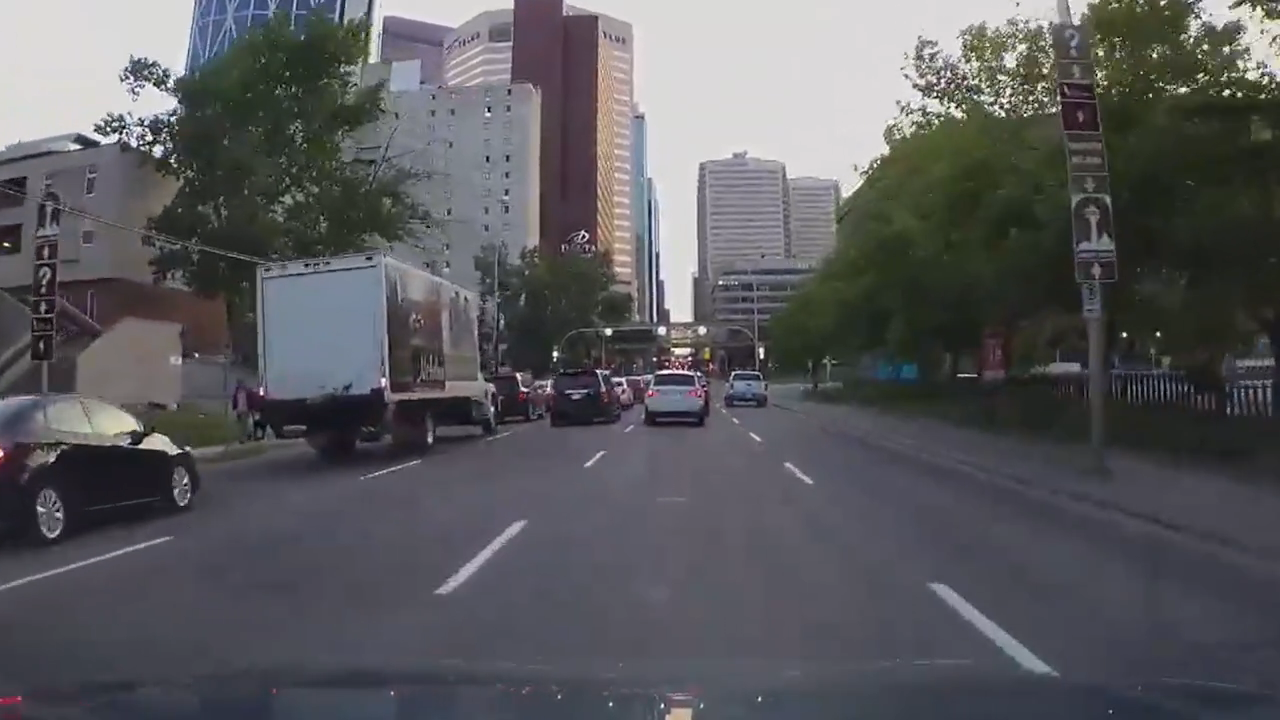
#> input picture car_data2/frame_0300.png, 1280 x 720 px, found by its file name
$ python homework10.py
#> lines starting #> are read from the running program, lines starting #| are printed output that depends on the picture
# Step 0
import os
import cv2
import numpy as np
from matplotlib import pyplot as plt

# Step 1
folder = 'C:/r_d/car_data2'
frames = os.listdir(folder)
idx = frames.index('frame_0300.png')

tracker_type="KCF"
if tracker_type == 'KCF':
    # Step 2
    # KCF works better with a bigger bbox
    x, y = 610, 325
    x1, y1 = 740, 450
    w = x1 - x
    h = y1 - y
    search = 50
    tracker = cv2.TrackerKCF_create()

if tracker_type == "CSRT":
    # Step 5
    x, y = 640, 365
    x1, y1 = 710, 430
    w = x1 - x
    h = y1 - y
    search = 50
    tracker = cv2.TrackerCSRT_create()

img = cv2.imread(os.path.join(folder, frames[idx]))
#> img is the input picture: shape (720, 1280, 3); mean B, G, R 92.9, 89.6, 89.6
img = cv2.cvtColor(img, cv2.COLOR_BGR2RGB)
bbox = (x, y, w, h)
ok = tracker.init(img, bbox)

# Step 3
for i in range(idx, idx + 40) :
    img = cv2.imread(os.path.join(folder, frames[i]))
    img = cv2.cvtColor(img, cv2.COLOR_BGR2RGB)
    ok, bbox = tracker.update(img)
#> ok = True; bbox = (610, 325, 130, 125)
    print(ok, bbox)
#| True (610, 325, 130, 125)

    # Step 4
    x, y = bbox[0], bbox[1]
#> x = 610; y = 325
    w, h = bbox[2], bbox[3]
#> w = 130; h = 125
    cv2.rectangle(img, (x, y), (x+w, y+h), (0, 255, 0), 3)
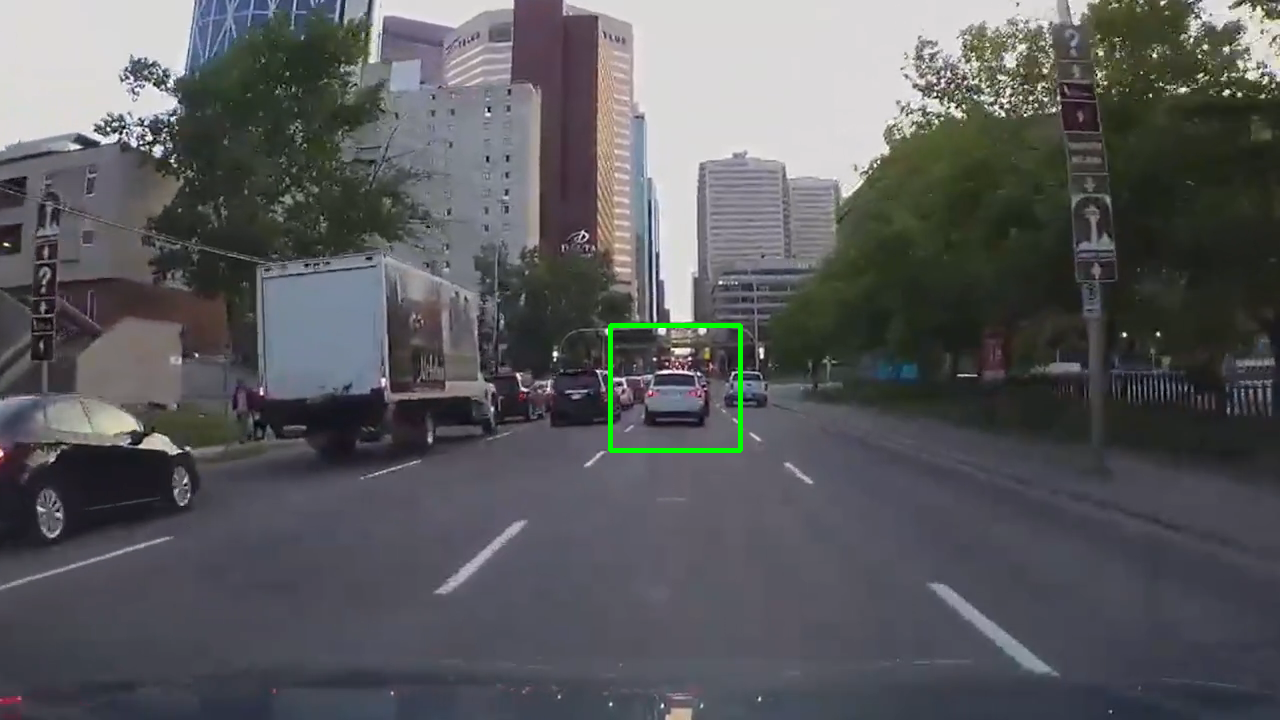
#> img: shape (720, 1280, 3); mean R, G, B 89.3, 90.1, 92.6
    plt.imshow(img)
    plt.axis(False)
    plt.show()
    plt.pause(0.1)
#> pass 2 of the loop `for i in range(idx, idx + 40) :`:
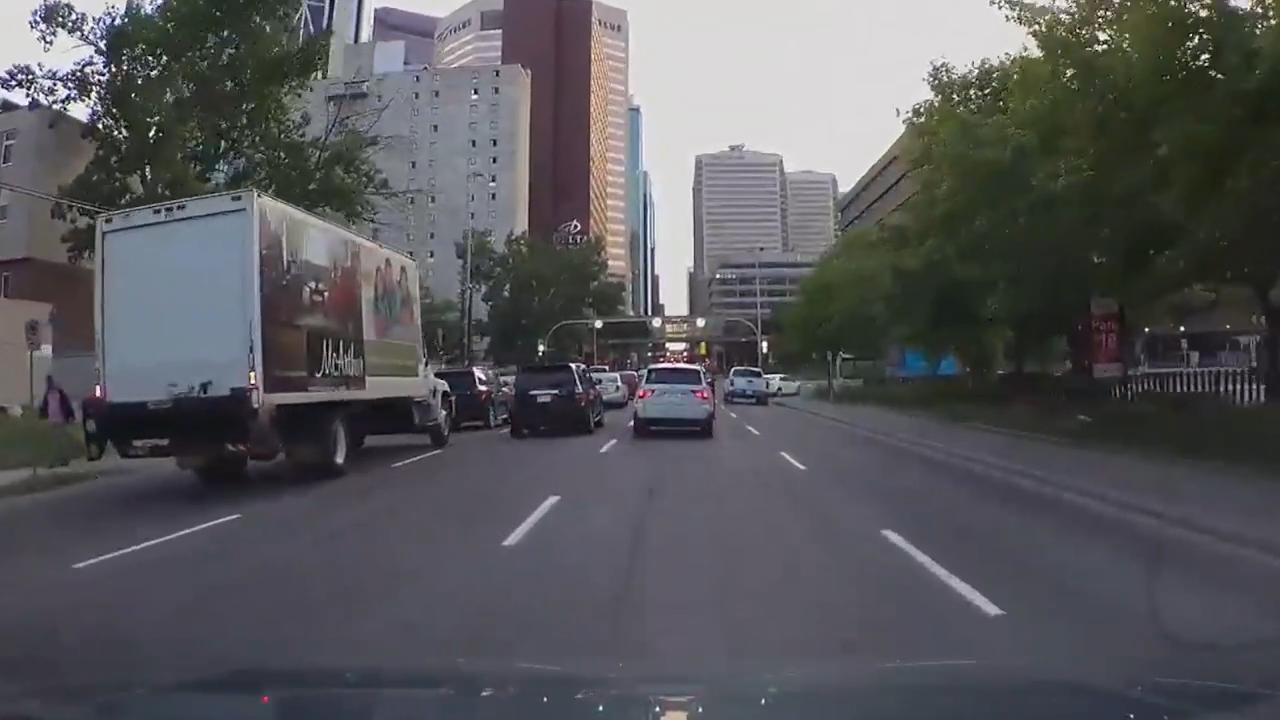
#> input picture car_data2/frame_0330.png, 1280 x 720 px, found by its file name
#> img is the input picture: shape (720, 1280, 3); mean B, G, R 90.7, 87.3, 87.1
#> bbox = (608, 328, 130, 125)
#| True (608, 328, 130, 125)
#> x = 608; y = 328
#> `cv2.rectangle(img, (x, y), (x+w, y+h), (0, 255, 0), 3)`:
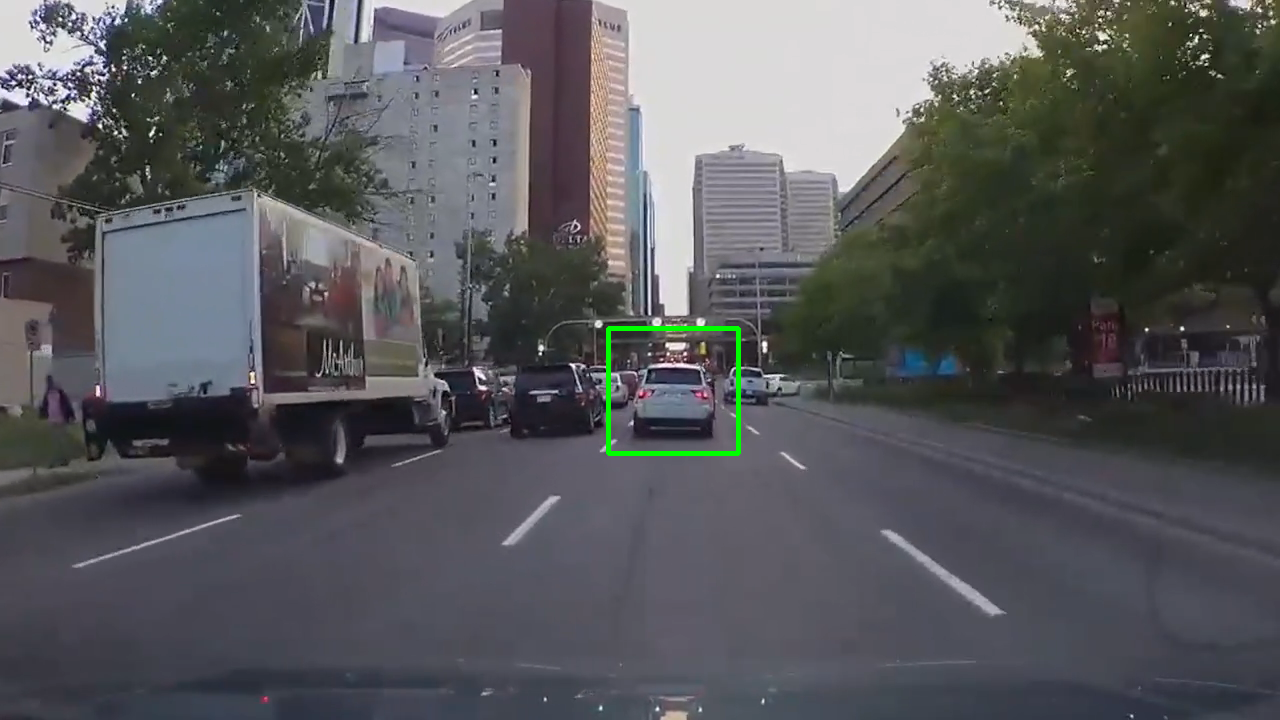
#> img: shape (720, 1280, 3); mean R, G, B 86.9, 87.7, 90.5
#> pass 3 of the loop `for i in range(idx, idx + 40) :`:
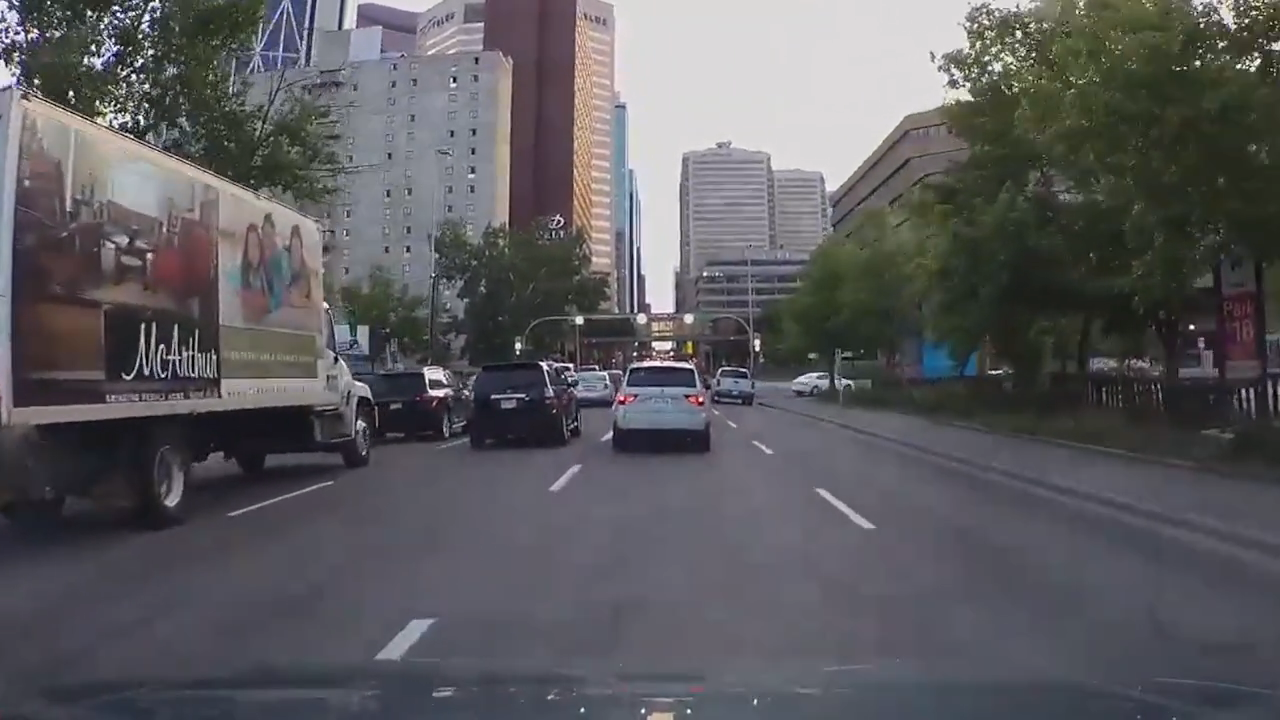
#> input picture car_data2/frame_0360.png, 1280 x 720 px, found by its file name
#> img is the input picture: shape (720, 1280, 3); mean B, G, R 94.1, 90.7, 91.7
#> bbox = (598, 335, 130, 125)
#| True (598, 335, 130, 125)
#> x = 598; y = 335
#> `cv2.rectangle(img, (x, y), (x+w, y+h), (0, 255, 0), 3)`:
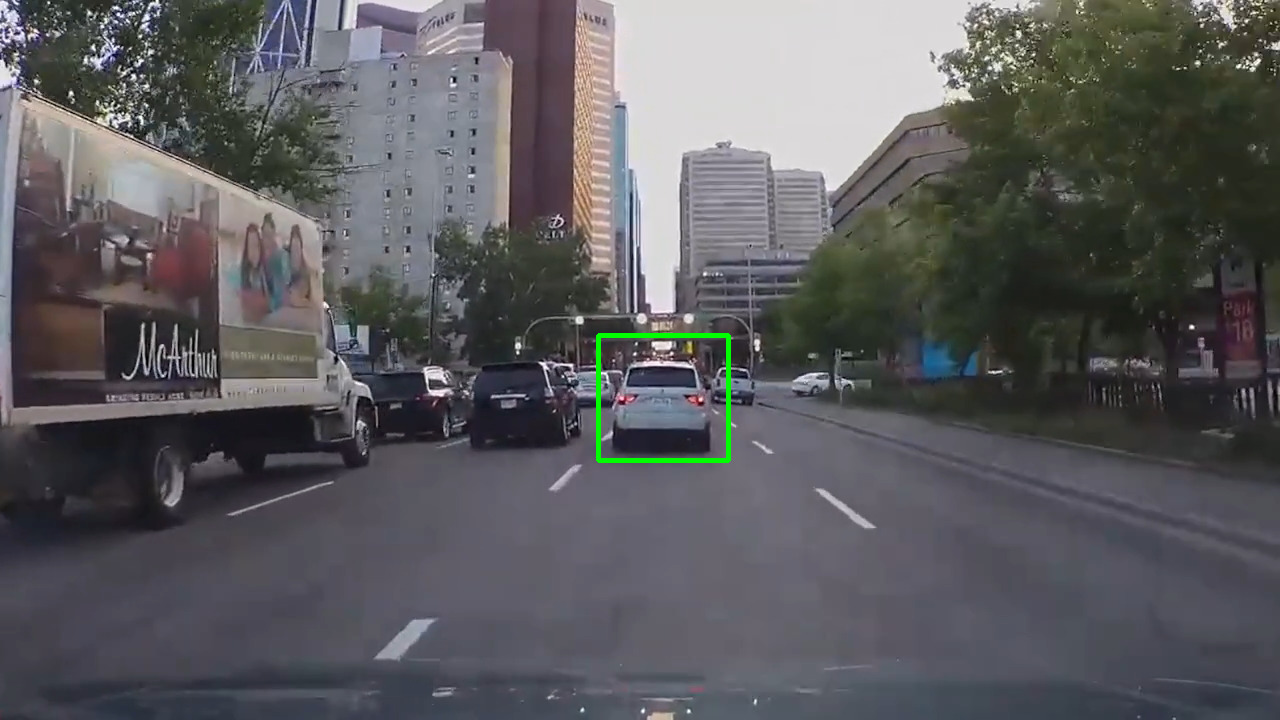
#> img: shape (720, 1280, 3); mean R, G, B 91.4, 91.1, 93.8
#> (the run stopped early here; a loop or call above may not have finished)
